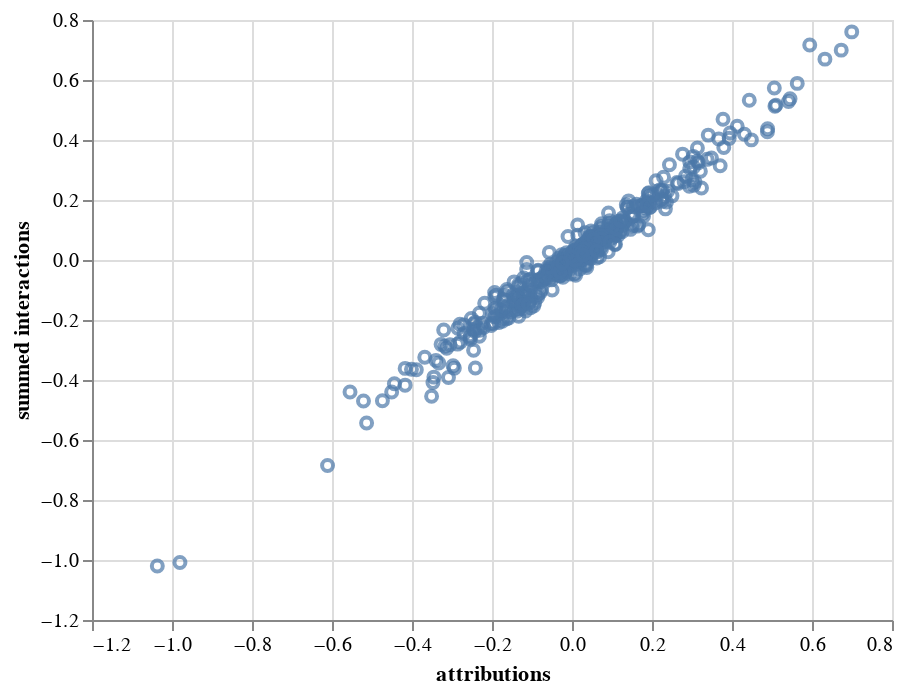

Notebook source saved alongside this figure:
### Code cell
summed_interactions = np.sum(interactions, axis=1)
data_df = pd.DataFrame({
    'attributions': attributions.flatten(),
    'summed interactions': summed_interactions.flatten()
})
alt.Chart(data_df).mark_point().encode(
    alt.X('attributions:Q'),
    alt.Y('summed interactions:Q')
)

### Figure 1 — Vega-Lite specification as saved in the notebook (floating-point values rounded to 4 significant figures; data arrays with more than 128 entries replaced by an {"elided": "..."} marker saying what was removed)
{"$schema": "https://vega.github.io/schema/vega-lite/v3.4.0.json", "config": {"mark": {"tooltip": null}, "view": {"height": 300, "width": 400}}, "data": {"name": "data-5c3d8ec3fc8dfecf1de529d4e8c6c8c3"}, "datasets": {"data-5c3d8ec3fc8dfecf1de529d4e8c6c8c3": {"elided": "500 records"}}, "encoding": {"x": {"field": "attributions", "type": "quantitative"}, "y": {"field": "summed interactions", "type": "quantitative"}}, "mark": "point"}
